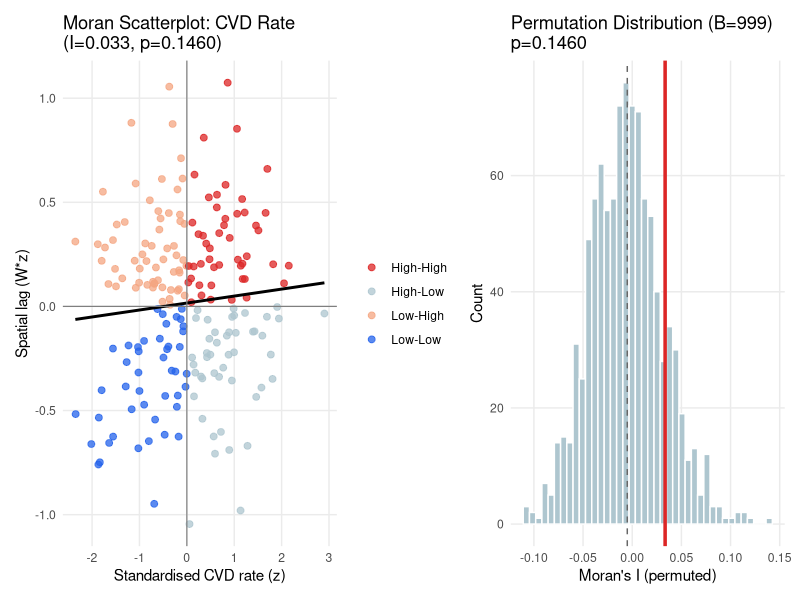
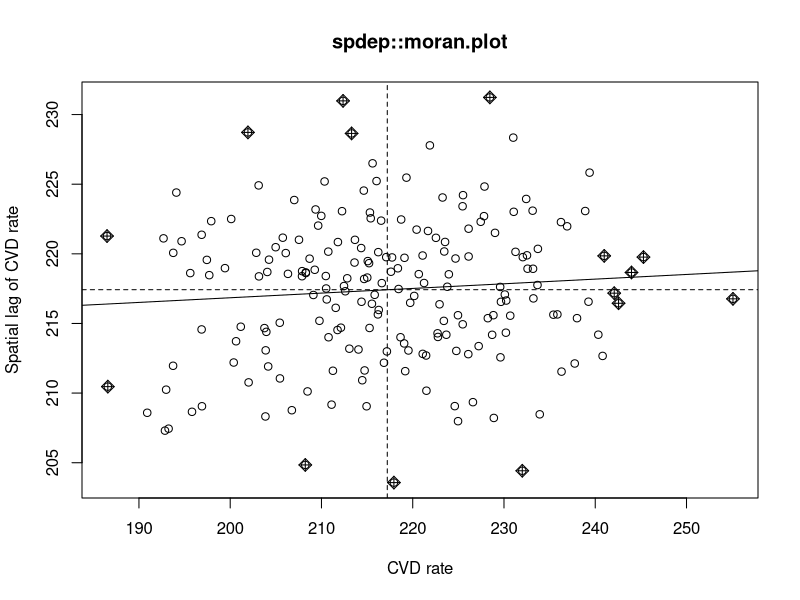
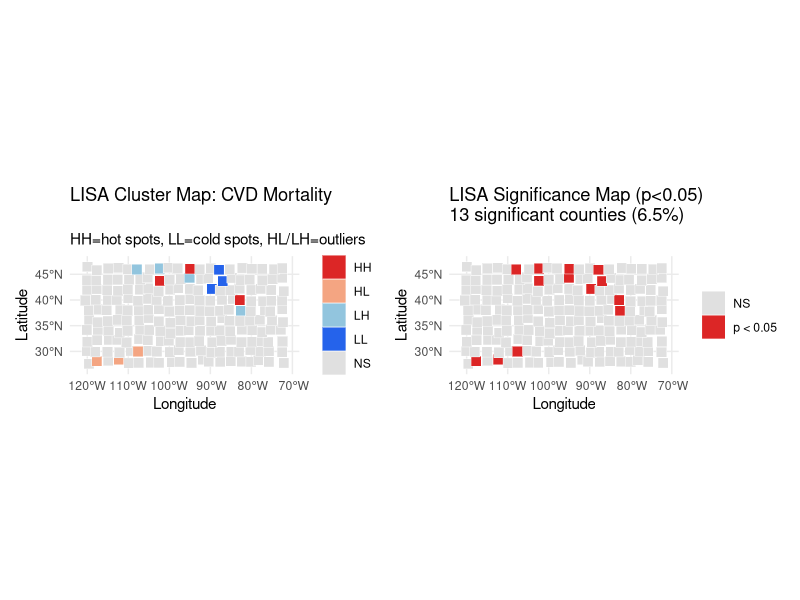
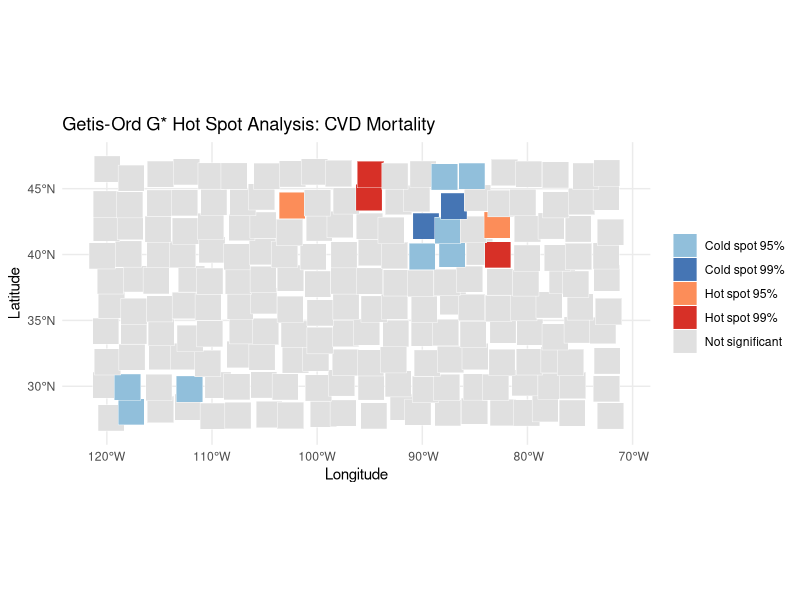
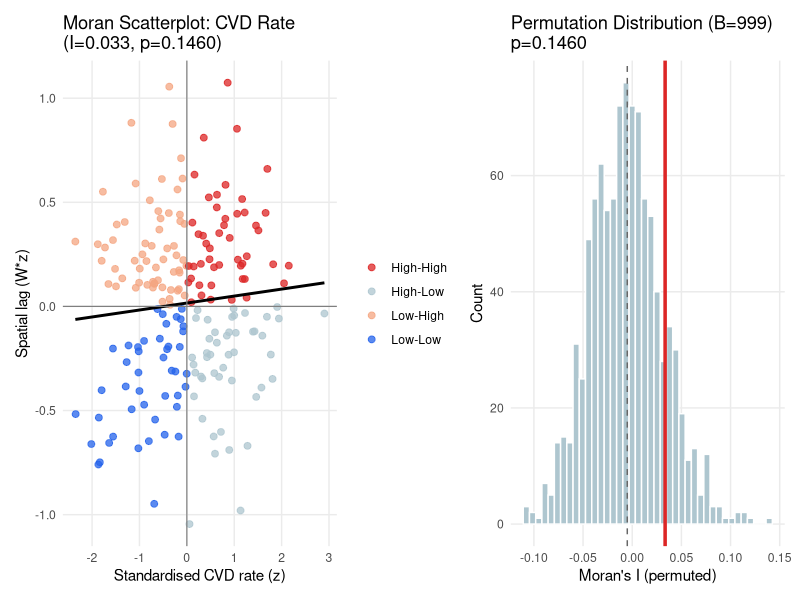
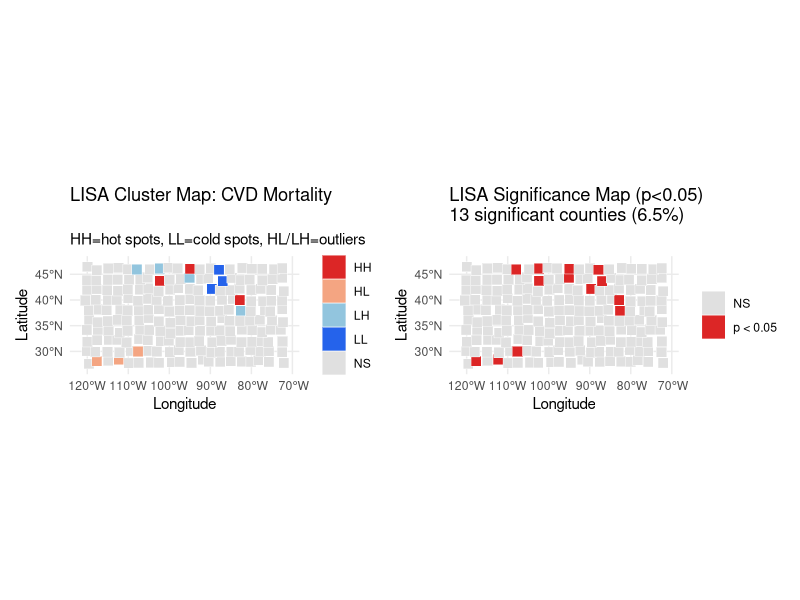
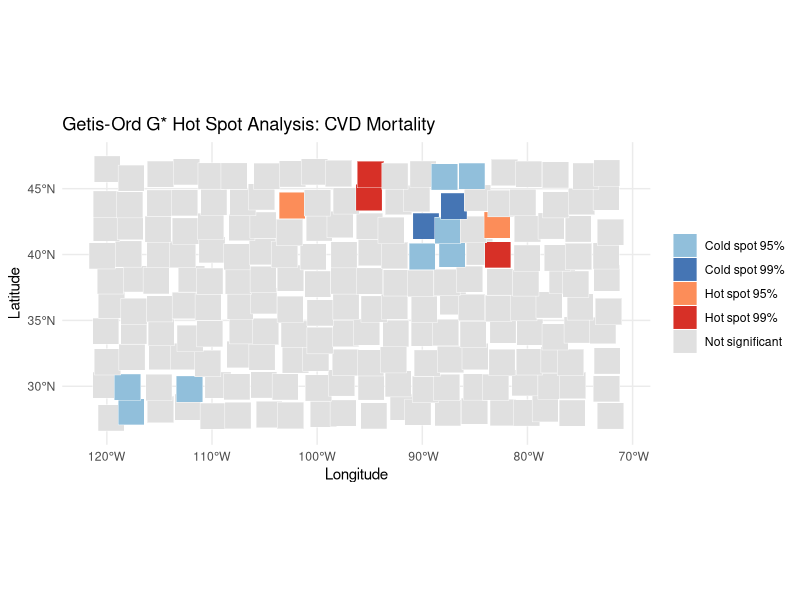

Recreate these plots in R, in order.
## ---- chunk 1
library(tidyverse)
library(sf)
library(spdep)
library(patchwork)

set.seed(42)
out_dir <- file.path(tempdir(), "mod07")
dir.create(out_dir, showWarnings = FALSE, recursive = TRUE)
theme_set(
  theme_minimal(base_size = 11) +
    theme(
      plot.background = element_rect(fill = "white", colour = NA),
      panel.background = element_rect(fill = "white", colour = NA),
      panel.grid.minor = element_blank()
    )
)

spatial_smooth <- function(values, row_idx, col_idx, nrow, ncol, sigma = 2) {
  grid <- matrix(0, nrow = nrow, ncol = ncol)
  for (i in seq_along(values)) grid[row_idx[i], col_idx[i]] <- values[i]
  k <- ceiling(3 * sigma)
  xs <- (-k):k
  kern <- outer(dnorm(xs, sd = sigma), dnorm(xs, sd = sigma))
  kern <- kern / sum(kern)
  pad <- k
  gp <- matrix(0, nrow + 2 * pad, ncol + 2 * pad)
  gp[(pad + 1):(pad + nrow), (pad + 1):(pad + ncol)] <- grid
  out <- matrix(0, nrow, ncol)
  for (r in seq_len(nrow)) {
    for (c in seq_len(ncol)) {
      out[r, c] <- sum(gp[r:(r + 2 * k), c:(c + 2 * k)] * kern)
    }
  }
  mapply(function(r, c) out[r, c], row_idx, col_idx)
}

NROW <- 10; NCOL <- 20; N <- NROW * NCOL
row_idx <- rep(seq_len(NROW), each = NCOL)
col_idx <- rep(seq_len(NCOL), times = NROW)
lon <- -120 + (col_idx - 1) * 2.5 + rnorm(N, 0, 0.3)
lat <- 28 + (row_idx - 1) * 2.0 + rnorm(N, 0, 0.2)
pct_poverty   <- 10 + 8 * rbeta(N, 2, 5) + 3 * sin(lon / 20)
pct_uninsured <- 8 + 6 * rbeta(N, 2, 4) + 0.3 * pct_poverty
pm25          <- 8 + 4 * rgamma(N, shape = 2, scale = 1)
population    <- as.integer(rlnorm(N, 10.5, 1.0))
spatial_risk  <- spatial_smooth(rnorm(N), row_idx, col_idx, NROW, NCOL, sigma = 2)
cvd_rate <- (180 + 1.2 * pct_poverty + 0.8 * pct_uninsured + 0.5 * pm25 +
               15 * spatial_risk + rnorm(N, 0, 12))
expected <- (cvd_rate / 100000) * population * 5
observed <- rpois(N, expected)
smr <- observed / pmax(expected, 1)

df <- tibble(
  county_id = sprintf("C%03d", seq_len(N) - 1),
  lon, lat, row = row_idx, col = col_idx,
  pct_poverty, pct_uninsured, pm25, population, cvd_rate,
  observed, expected, smr, spatial_risk
)
geoms <- Map(function(lo, la) {
  st_polygon(list(matrix(
    c(lo - 1.25, la - 1, lo + 1.25, la - 1, lo + 1.25, la + 1,
      lo - 1.25, la + 1, lo - 1.25, la - 1),
    ncol = 2, byrow = TRUE
  )))
}, df$lon, df$lat)
gdf <- st_sf(df, geometry = st_sfc(geoms, crs = 4326))
cat(sprintf("N=%d counties | CVD=%.1f/100k | Poverty=%.1f%%\n",
            N, mean(cvd_rate), mean(pct_poverty)))
## ---- chunk 2
# Queen / rook from the regular grid indices
build_grid_nb <- function(row_idx, col_idx, type = c("queen", "rook")) {
  type <- match.arg(type)
  n <- length(row_idx)
  nb <- vector("list", n)
  for (i in seq_len(n)) {
    dr <- abs(row_idx - row_idx[i])
    dc <- abs(col_idx - col_idx[i])
    if (type == "queen") {
      nbrs <- which(dr <= 1 & dc <= 1 & !(dr == 0 & dc == 0))
    } else {
      nbrs <- which(((dr == 1 & dc == 0) | (dr == 0 & dc == 1)))
    }
    nb[[i]] <- if (length(nbrs)) as.integer(nbrs) else 0L
  }
  class(nb) <- "nb"
  attr(nb, "region.id") <- as.character(seq_len(n))
  attr(nb, "type") <- type
  nb
}

nb_queen <- build_grid_nb(df$row, df$col, "queen")
lw_queen <- nb2listw(nb_queen, style = "W", zero.policy = TRUE)

coords <- cbind(df$lon, df$lat)
nb_knn  <- knn2nb(knearneigh(coords, k = 6))
lw_knn  <- nb2listw(nb_knn, style = "W")

# Distance threshold: twice the 90th percentile of nearest-neighbour distance
nn1 <- knn2nb(knearneigh(coords, k = 1))
nn_d <- unlist(nbdists(nn1, coords))
thr  <- 2 * quantile(nn_d, 0.90)
nb_dist <- dnearneigh(coords, 0, thr)
lw_dist <- nb2listw(nb_dist, style = "W", zero.policy = TRUE)

cat(sprintf("Queen W: %dx%d | Mean neighbours: %.1f\n",
            N, N, mean(card(nb_queen))))
cat(sprintf("KNN W  : %dx%d | Mean neighbours: %.1f\n",
            N, N, mean(card(nb_knn))))
cat(sprintf("Dist W : %dx%d | Mean neighbours: %.1f\n",
            N, N, mean(card(nb_dist))))
## ---- chunk 3
print_moran <- function(x, lw, label) {
  mt <- moran.test(x, lw, zero.policy = TRUE, alternative = "two.sided")
  mp <- moran.mc(x, lw, nsim = 999, zero.policy = TRUE, alternative = "two.sided")
  tibble(
    variable = label,
    I        = unname(mt$estimate["Moran I statistic"]),
    E_I      = unname(mt$estimate["Expectation"]),
    z_score  = unname(mt$statistic),
    p_value  = mp$p.value
  )
}

moran_tab <- bind_rows(
  print_moran(df$cvd_rate, lw_queen, "CVD rate"),
  print_moran(df$pct_poverty, lw_queen, "Poverty (%)"),
  print_moran(df$smr, lw_queen, "SMR"),
  print_moran(df$pm25, lw_queen, "PM2.5")
)
print(moran_tab)

# Moran I for CVD rate (main analysis)
res_cvd <- moran.test(df$cvd_rate, lw_queen, zero.policy = TRUE, alternative = "two.sided")
mc_cvd  <- moran.mc(df$cvd_rate, lw_queen, nsim = 999, zero.policy = TRUE)
I_cvd   <- unname(res_cvd$estimate["Moran I statistic"])
p_cvd   <- mc_cvd$p.value
e_cvd   <- unname(res_cvd$estimate["Expectation"])
## ---- chunk 4
# Moran scatterplot (spdep::moran.plot) plus permutation histogram
z_cvd  <- as.numeric(scale(df$cvd_rate))
Wz_cvd <- lag.listw(lw_queen, z_cvd, zero.policy = TRUE)
quadrant <- case_when(
  z_cvd > 0 & Wz_cvd > 0 ~ "High-High",
  z_cvd < 0 & Wz_cvd < 0 ~ "Low-Low",
  z_cvd > 0 & Wz_cvd < 0 ~ "High-Low",
  TRUE                   ~ "Low-High"
)
quad_colors <- c(
  "High-High" = "#DC2626", "Low-Low" = "#2563EB",
  "High-Low" = "#AEC6CF", "Low-High" = "#F4A582"
)

p_scatter <- ggplot(tibble(z = z_cvd, Wz = Wz_cvd, q = quadrant), aes(z, Wz, colour = q)) +
  geom_point(alpha = 0.75, size = 2) +
  geom_smooth(method = "lm", se = FALSE, colour = "black", linewidth = 1, inherit.aes = FALSE,
              mapping = aes(z, Wz)) +
  geom_hline(yintercept = 0, colour = "grey50", linewidth = 0.4) +
  geom_vline(xintercept = 0, colour = "grey50", linewidth = 0.4) +
  scale_colour_manual(values = quad_colors) +
  labs(
    x = "Standardised CVD rate (z)", y = "Spatial lag (W*z)", colour = NULL,
    title = sprintf("Moran Scatterplot: CVD Rate\n(I=%.3f, p=%.4f)", I_cvd, p_cvd)
  )

p_perm <- ggplot(tibble(I = as.numeric(mc_cvd$res)), aes(I)) +
  geom_histogram(bins = 40, fill = "#AEC6CF", colour = "white") +
  geom_vline(xintercept = I_cvd, colour = "#DC2626", linewidth = 1.2) +
  geom_vline(xintercept = e_cvd, colour = "grey40", linetype = "dashed") +
  labs(
    x = "Moran's I (permuted)", y = "Count",
    title = sprintf("Permutation Distribution (B=999)\np=%.4f", p_cvd)
  )

p_moran <- p_scatter | p_perm
print(p_moran)
ggsave(file.path(out_dir, "morans_i.png"), p_moran, width = 14, height = 5, dpi = 150)

# Official Moran scatterplot from spdep
moran.plot(df$cvd_rate, lw_queen, labels = FALSE,
           xlab = "CVD rate", ylab = "Spatial lag of CVD rate",
           main = "spdep::moran.plot")
## ---- chunk 5
lisa <- localmoran(df$cvd_rate, lw_queen, zero.policy = TRUE)
gdf$lisa_i <- lisa[, "Ii"]
gdf$lisa_p <- lisa[, "Pr(z != E(Ii))"]
z_std <- as.numeric(scale(df$cvd_rate))
z_lag <- lag.listw(lw_queen, z_std, zero.policy = TRUE)
quadrant_loc <- case_when(
  z_std > 0 & z_lag > 0 ~ "HH",
  z_std < 0 & z_lag < 0 ~ "LL",
  z_std > 0 & z_lag < 0 ~ "HL",
  TRUE                  ~ "LH"
)
gdf$lisa_cluster <- ifelse(gdf$lisa_p < 0.05, quadrant_loc, "NS")

cluster_colors <- c(
  HH = "#DC2626", LL = "#2563EB", HL = "#F4A582", LH = "#92C5DE", NS = "#E0E0E0"
)

p_lisa <- ggplot(gdf) +
  geom_sf(aes(fill = lisa_cluster), colour = "white", linewidth = 0.15) +
  scale_fill_manual(values = cluster_colors) +
  labs(
    title = "LISA Cluster Map: CVD Mortality",
    subtitle = "HH=hot spots, LL=cold spots, HL/LH=outliers",
    fill = NULL, x = "Longitude", y = "Latitude"
  )

sig_lab <- ifelse(gdf$lisa_p < 0.05, "p < 0.05", "NS")
p_sig <- ggplot(gdf) +
  geom_sf(aes(fill = sig_lab), colour = "white", linewidth = 0.15) +
  scale_fill_manual(values = c("p < 0.05" = "#DC2626", NS = "#E0E0E0")) +
  labs(
    title = sprintf(
      "LISA Significance Map (p<0.05)\n%d significant counties (%.1f%%)",
      sum(gdf$lisa_p < 0.05), mean(gdf$lisa_p < 0.05) * 100
    ),
    fill = NULL, x = "Longitude", y = "Latitude"
  )

p_lisa_both <- p_lisa | p_sig
print(p_lisa_both)
ggsave(file.path(out_dir, "lisa_cluster_map.png"), p_lisa_both,
       width = 16, height = 5, dpi = 150)

cat("LISA cluster summary:\n")
print(gdf %>% st_drop_geometry() %>% count(lisa_cluster) %>%
        mutate(pct = n / sum(n) * 100))
## ---- chunk 6
# G* includes self in the neighbourhood
lw_gstar <- nb2listw(include.self(nb_queen), style = "B", zero.policy = TRUE)
g_star <- localG(df$cvd_rate, lw_gstar, zero.policy = TRUE)
gdf$g_star   <- as.numeric(g_star)
gdf$g_star_p <- 2 * pnorm(-abs(gdf$g_star))

gdf$hotspot_class <- case_when(
  gdf$g_star >  2.58 & gdf$g_star_p < 0.01 ~ "Hot spot 99%",
  gdf$g_star >  1.96 & gdf$g_star_p < 0.05 ~ "Hot spot 95%",
  gdf$g_star < -2.58 & gdf$g_star_p < 0.01 ~ "Cold spot 99%",
  gdf$g_star < -1.96 & gdf$g_star_p < 0.05 ~ "Cold spot 95%",
  TRUE                                     ~ "Not significant"
)
hs_colors <- c(
  "Hot spot 99%" = "#D73027", "Hot spot 95%" = "#FC8D59",
  "Cold spot 99%" = "#4575B4", "Cold spot 95%" = "#91BFDB",
  "Not significant" = "#E0E0E0"
)

p_hs <- ggplot(gdf) +
  geom_sf(aes(fill = hotspot_class), colour = "white", linewidth = 0.15) +
  scale_fill_manual(values = hs_colors) +
  labs(
    title = "Getis-Ord G* Hot Spot Analysis: CVD Mortality",
    fill = NULL, x = "Longitude", y = "Latitude"
  )
print(p_hs)
ggsave(file.path(out_dir, "getis_ord_gstar.png"), p_hs, width = 10, height = 6, dpi = 150)
print(table(gdf$hotspot_class))
## ---- chunk 7
# Exercise 5 — Moran's I on OLS residuals
ols <- lm(cvd_rate ~ pct_poverty + pct_uninsured + pm25, data = df)
mt_ols <- moran.test(residuals(ols), lw_queen, zero.policy = TRUE)
mc_ols <- moran.mc(residuals(ols), lw_queen, nsim = 499, zero.policy = TRUE)
cat(sprintf("Moran's I on CVD rate           : %.4f (p=%.4f)\n", I_cvd, p_cvd))
cat(sprintf("Moran's I on OLS residuals      : %.4f (p=%.4f)\n",
            unname(mt_ols$estimate["Moran I statistic"]), mc_ols$p.value))
if (mc_ols$p.value < 0.05) {
  cat("Significant residual spatial autocorrelation -> OLS is biased!\n")
  cat("Need spatial regression models (spatial lag or spatial error).\n")
} else {
  cat("Residual spatial autocorrelation removed by covariate adjustment.\n")
}
